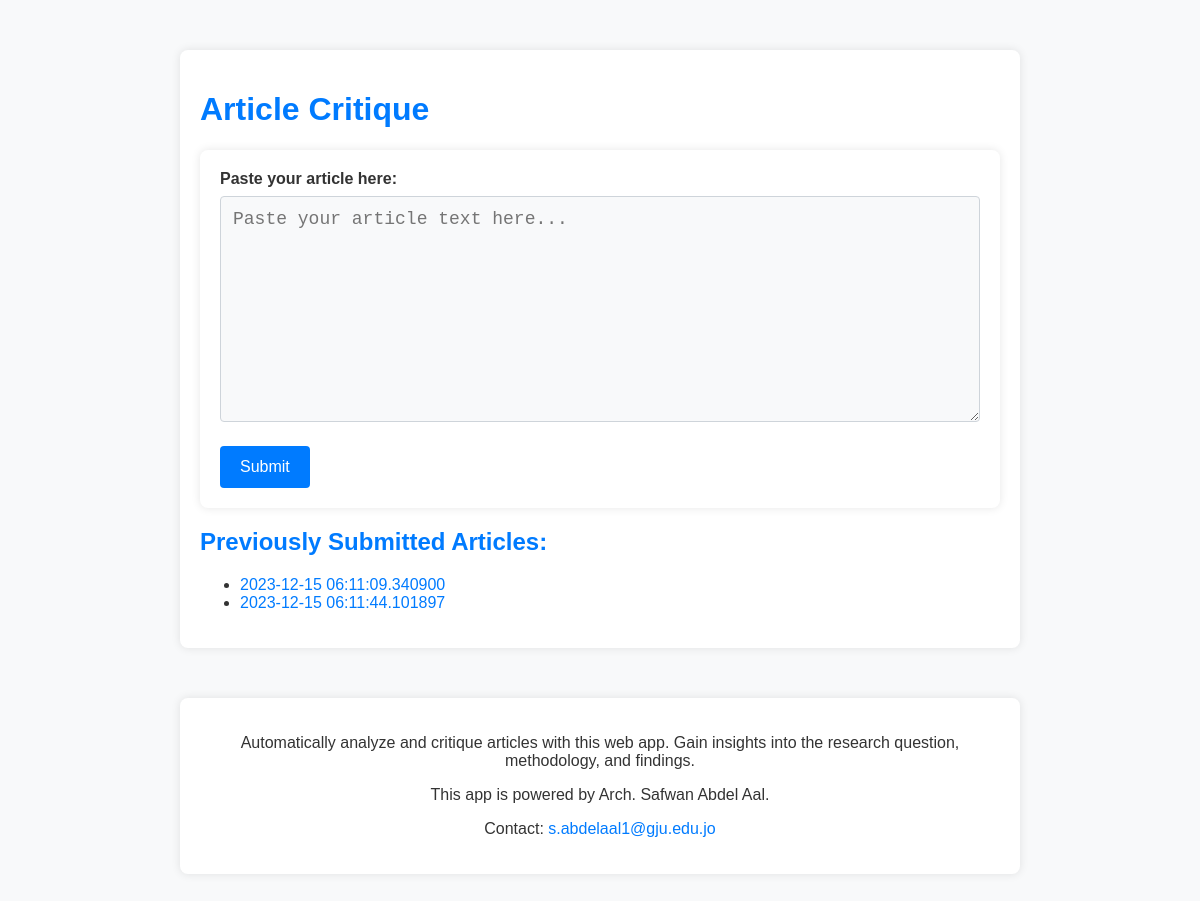
Before: / with the older database file.
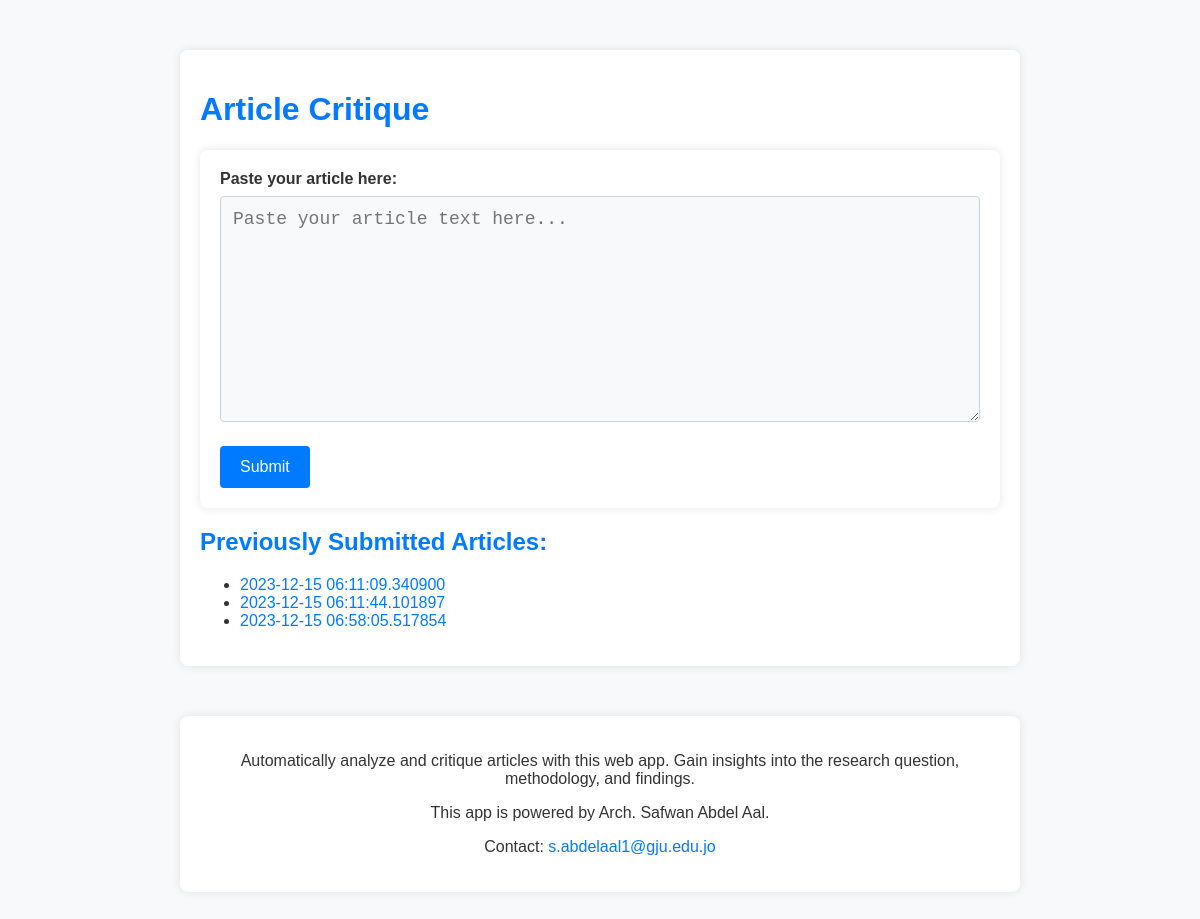
After: the same page with the newer database file.
### app.py (models this page shows)
class Article(db.Model):
    id = db.Column(db.Integer, primary_key=True)
    content = db.Column(db.Text, nullable=False)
    timestamp = db.Column(db.DateTime, default=datetime.utcnow)

### app.py (the view)
@app.route('/')
def index():
    try:
        db.Model.metadata.reflect(db.engine)
    except Exception as e:
        db.create_all()
    articles = Article.query.all()
    return render_template('index.html', articles=articles)

### templates/index.html (shortened to what this page needs)
<!DOCTYPE html>
<html lang="en">
<head>
    <link rel="stylesheet" type="text/css" href="{{ url_for('static', filename='styles.css') }}">
</head>
<body>
    <div class="container">
        <h1>Article Critique</h1>
        <form action="/critique" method="post" id="articleForm">
            <label for="article_text">Paste your article here:</label>
            <textarea id="article_text" name="article_text" rows="10" placeholder="Paste your article text here..." required></textarea>
            <br>
            <input type="submit" value="Submit">
        </form>
        <div class="submitted-articles">
            <h2>Previously Submitted Articles:</h2>
            <ul>
                {% for article in articles %}
                    <li><a href="{{ url_for('result', article_id=article.id) }}">{{ article.timestamp }}</a></li>
                {% endfor %}
            </ul>
        </div>
    </div>
    <footer>
        <div class="container" style="text-align: center;">
            <p>Automatically analyze and critique articles with this web app. Gain insights into the research question, methodology, and findings.</p>
            <p>This app is powered by Arch. Safwan Abdel Aal.</p>
            <p>Contact: <a href="mailto:s.abdelaal1@gju.edu.jo">s.abdelaal1@gju.edu.jo</a></p>
        </div>
    </footer>
</body>
</html>

### static/styles.css (style rules this page uses)
body { font-family: 'Arial', sans-serif; margin: 0; padding: 0; background-color: #f8f9fa; color: #333; }
.container { max-width: 800px; margin: 50px auto; padding: 20px; background-color: #ffffff; border-radius: 8px; box-shadow: 0 0 10px rgba(0, 0, 0, 0.1); }
h1, h2 { color: #007bff; }
form { background-color: #ffffff; padding: 20px; border-radius: 8px; box-shadow: 0 0 10px rgba(0, 0, 0, 0.1); }
label { font-weight: bold; display: block; margin-bottom: 8px; color: #333; }
textarea { width: 100%; padding: 12px; margin-bottom: 20px; box-sizing: border-box; border: 1px solid #ced4da; border-radius: 4px; background-color: #f8f9fa; color: #333; font-size: 18px; transition: border-color 0.3s; }
input[type="submit"] { background-color: #007bff; color: #fff; padding: 12px 20px; border: none; border-radius: 4px; cursor: pointer; font-size: 16px; transition: background-color 0.3s; }
a { color: #007bff; text-decoration: none; }

Changed rows visible on the page:
added Article: timestamp "2023-12-15 06:58:05.517854"
